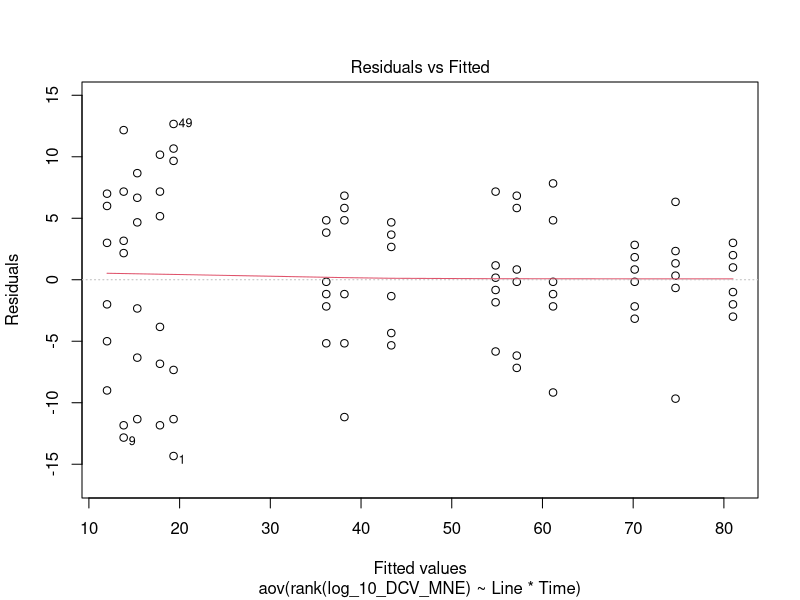
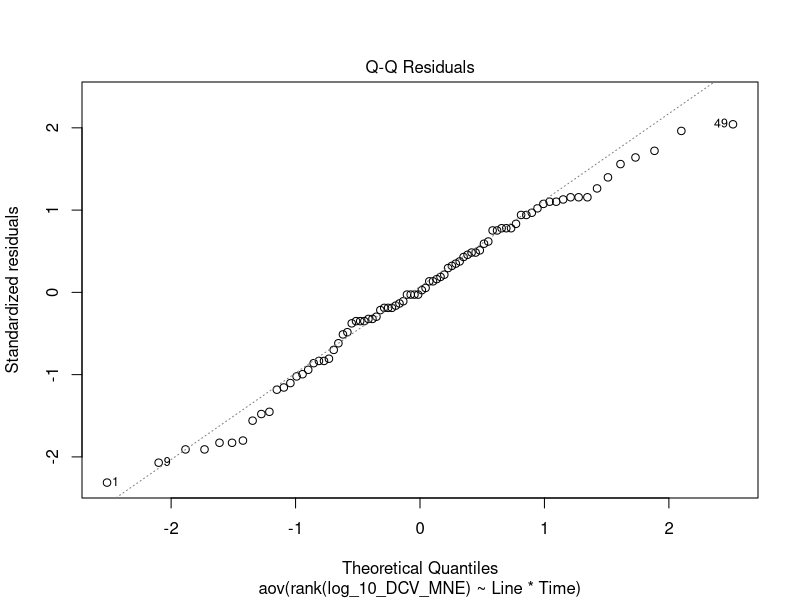
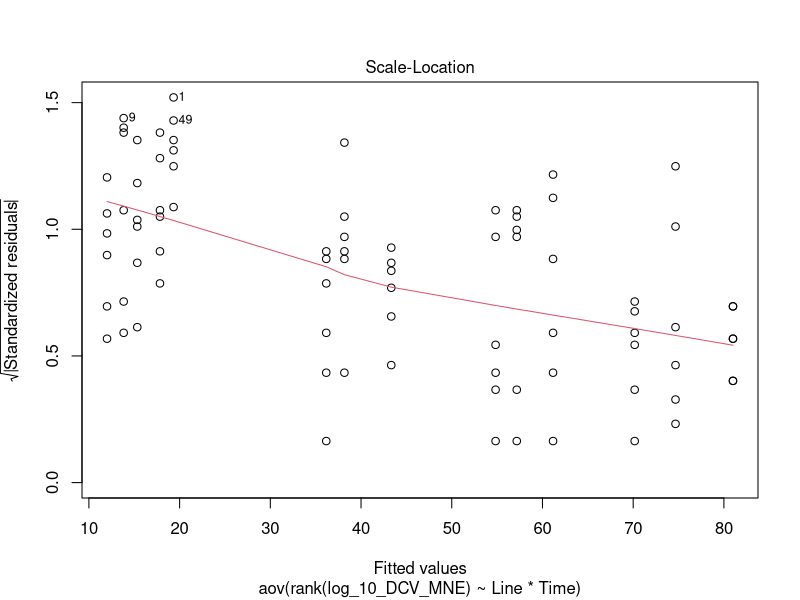
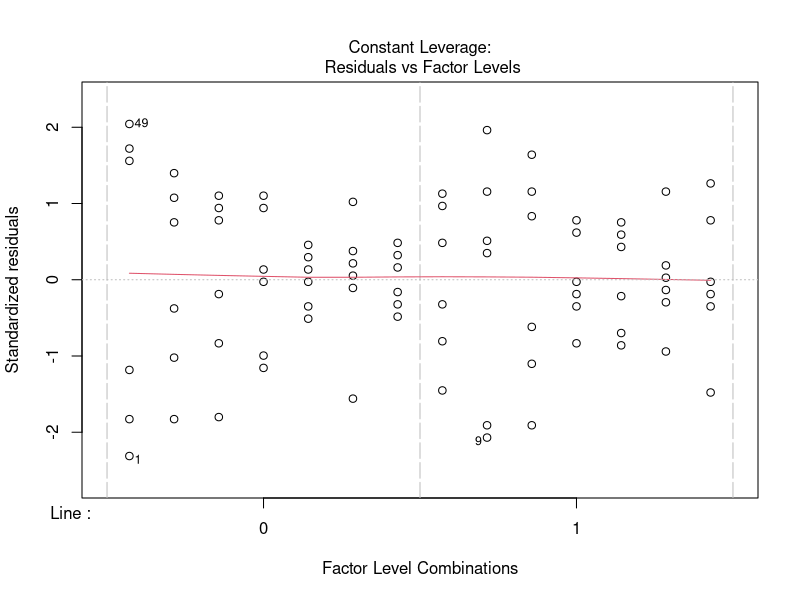
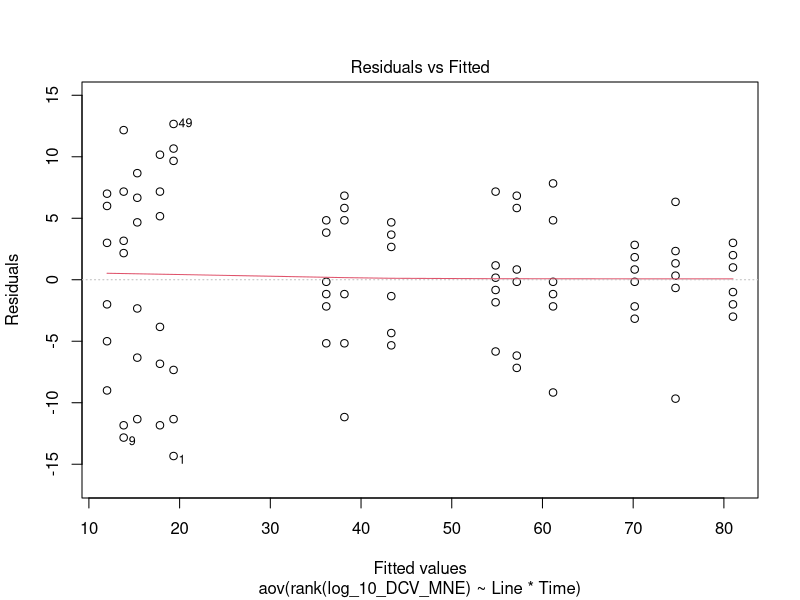
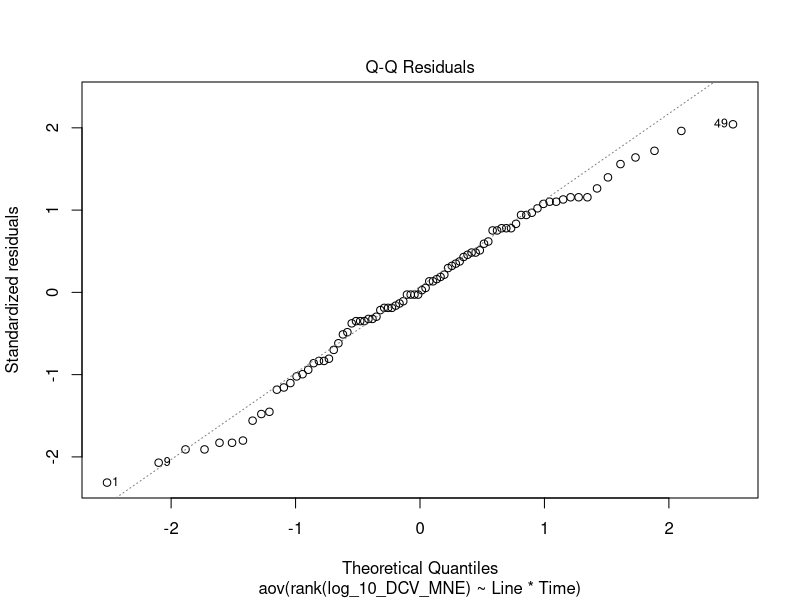
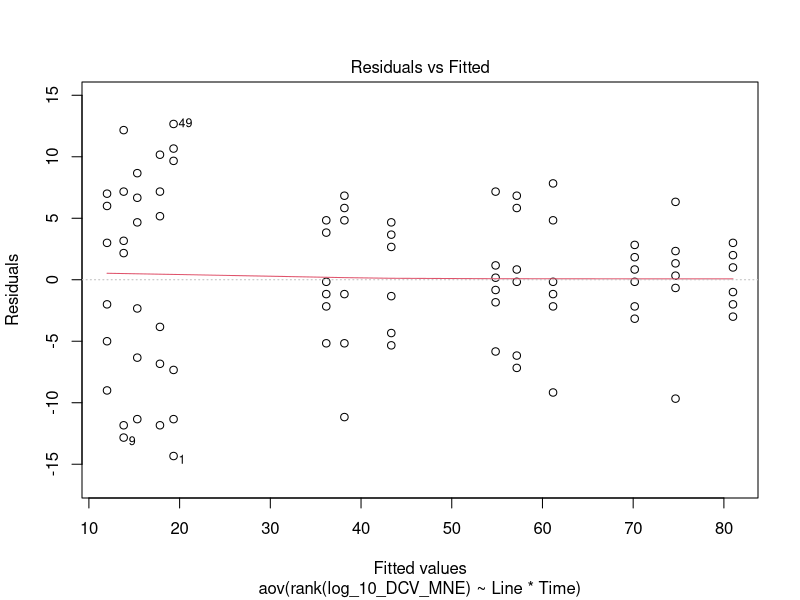
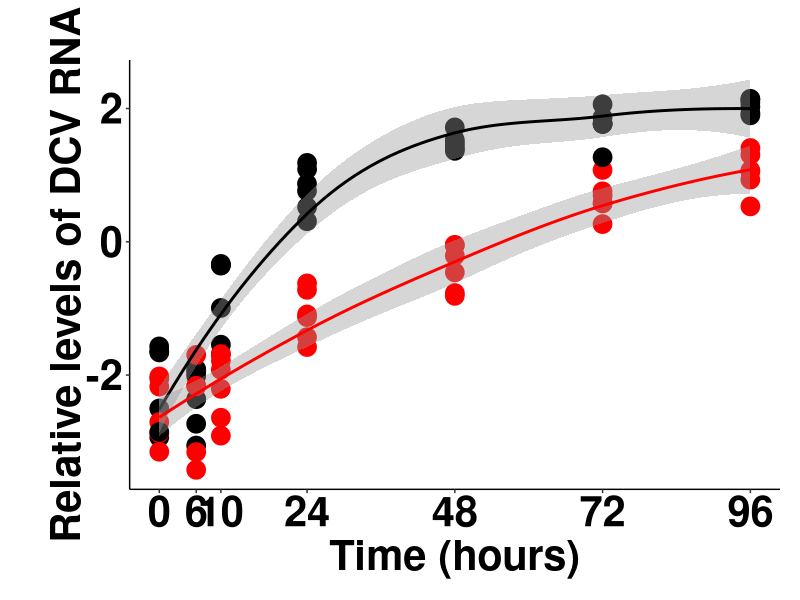

These figures' R source, in order: (Note: this script raises an error after producing the figures.)
## ---- chunk 1
library(tidyverse)
library(car)
library(emmeans)
library(rstatix)
## ---- chunk 2
# Importing raw Ct values
data_DCV_acc<- as.data.frame(read_csv("Accumulation_DCV_Figure_1_B_data.csv"))

# Importing sample ID information
data_ID <- as.data.frame(read_csv("Accumulation_DCV_Figure_1_B_data_sample_ID.csv"))
## ---- chunk 3
# Seting the data
Data <- data_DCV_acc

#Sets % SEM cutoff for samples (default 20%)
SEMCutoff = 20

# Do you wish to automatically censor data over the above SEM% threshold? 0 = no, 1 = yes (default yes)
UseCutoff = 1

# Change std Amp. efficiency if necessary
TarAmp = 1.79 # DCV primer efficiency derived previously in the lab 
RefAmp = 1.64 # rpl32 primer efficiency derived previously in the lab  

# Sorting the data for analysis

Normalised <-
  data.frame("Sample", "MNE", "SE of MNE", "SE of MNE as % (x<=20%)")
i = 0
val = 1:nrow(Data)
val <- val[seq(1, (length(val)), 2)]
w = unlist(c(Data[4]))
x = unlist(c(Data[3]))
y = unlist(c(Data[2]))
s = matrix(x, nrow = 1, ncol = nrow(Data))
v = matrix(w, nrow = 1, ncol = nrow(Data))
t = matrix(y, nrow = nrow(Data), ncol = 1)
list <-
  data.frame("Censored Samples", "MNE", "SE of MNE", "SE of MNE as % (x>25%)")

# For loop processes all the data and adds it to the dataframe
for (i in val) {
  # Calculates MNE of Duplicates
  MNE2 = (RefAmp ^ ((v[1, i] + v[1, i + 1]) / 2)) / (TarAmp ^ ((s[1, i] +
                                                                  s[1, i + 1]) / 2))
  
  # Calculates SE of MNE
  SEofCTTAR = sd(c(s[1, i], s[1, i + 1])) / sqrt(2)
  SEofCTREF = sd(c(v[1, i], v[1, i + 1])) / sqrt(2)
  
  SEofMNE = MNE2 * (((log(TarAmp) * SEofCTTAR) ^ 2) + ((log(RefAmp) * SEofCTREF) ^
                                                         2)) ^ .5
  
  # Calculates SE of MNE as %
  SEofMNEasP = (SEofMNE / MNE2) * 100
  
  # Adds each set of data to the data frame (you may wish to change the digits= option to be smaller if you wish)
  if (UseCutoff == 1) {
    if (SEofMNEasP > SEMCutoff) {
      cat(
        "Sample:",
        t[i, 1],
        "was censored due to exceeding SEM cutoff of",
        SEMCutoff,
        "with a value of",
        (round(SEofMNEasP, digits = 2)),
        "\n"
      )
      list[nrow(list) + 1,] = c(
        t[i, 1],
        round(MNE2, digits = 10),
        round(SEofMNE, digits = 5),
        round(SEofMNEasP, digits = 2)
      )
    }
    else {
      Normalised[nrow(Normalised) + 1,] = c(
        t[i, 1],
        round(MNE2, digits = 10),
        round(SEofMNE, digits = 5),
        round(SEofMNEasP, digits = 2)
      )
    }
  }
  else {
    Normalised[nrow(Normalised) + 1,] = c(
      t[i, 1],
      round(MNE2, digits = 10),
      round(SEofMNE, digits = 5),
      round(SEofMNEasP, digits = 2)
    )
  }
}

View(Normalised)

## ---- chunk 4
# Formats the analysed dataset
MNE <- Normalised %>%
  rename(
    Sample = X.Sample.,
    DCV_MNE = X.MNE.,
    DCV_SE_MNE = X.SE.of.MNE.,
    DCV_SE_Percent = X.SE.of.MNE.as....x..20...
  ) %>%
  slice(-1) %>% 
  select(Sample, everything())

# Visualize the data frame
View(MNE)
## ---- chunk 5
# Formats the censored data set
SEM_censored <- list %>%
  rename(
    Sample_file = X.Censored.Samples.,
    MNE = X.MNE.,
    SE_MNE = X.SE.of.MNE.,
    SE_Percent = X.SE.of.MNE.as....x.25...
  ) %>%
  mutate(Sample_file = as.character(Sample_file)) %>%
  slice(-1)

# Visualize the data set
SEM_censored # There should be no data censored
## ---- chunk 6
# Ensure consistent format for the sample number
MNE$Sample <- as.double(MNE$Sample)
data_ID$Sample <- as.double(data_ID$Sample)

# Joining the MNE dataframe with the sample ID dataframe 
data_MNE <- full_join(data_ID, MNE, by = join_by(Sample))
## ---- chunk 7
# Coding the factors correctly 
data_MNE$DCV_MNE <- as.numeric(data_MNE$DCV_MNE)

# Log-transforming data
data_MNE <- data_MNE %>% 
  mutate(log_10_DCV_MNE = log10(DCV_MNE)) 

# Sub-setting time points that have full replicates 
data_MNE_sub <- subset(data_MNE, Time != "240") %>% 
  subset( Time != "168") 

# Formatting the data for analysis 
data_anova <- data_MNE_sub %>% 
  select(log_10_DCV_MNE, Time, Line, Replicate, Sample) %>% 
  mutate(Line = as.factor(Line)) %>% 
  mutate(Time = as.factor(Time))
## ---- chunk 8

DCV_rank1 <- aov(rank(log_10_DCV_MNE) ~ 
                  Line * 
                  Time , 
                data = data_anova)

DCV_rank2 <- aov(rank(log_10_DCV_MNE) ~ 
                  Line + 
                  Time , 
                data = data_anova) #Best fit model

DCV_rank3 <- aov(rank(log_10_DCV_MNE) ~ 
                  Time , 
                data = data_anova) 

DCV_rank4 <- aov(rank(log_10_DCV_MNE) ~ 
                  Line , 
                data = data_anova)


# Finding the best fit model
AIC(DCV_rank1, DCV_rank2) 
AIC(DCV_rank2, DCV_rank3)
AIC(DCV_rank2, DCV_rank4)

# Summary of analysis 
summary(DCV_rank1) # Best fit 
## ---- chunk 9
# Visually Check 
plot(DCV_rank1)

# Extract residuals and fitted values
DCV_rank1_fitted <- fitted(DCV_rank1)
DCV_rank1_res <- residuals(DCV_rank1)

# 1. Homogeneity of variances
plot(DCV_rank1, 1)
leveneTest(log_10_DCV_MNE ~ 
             Line , 
           data = data_anova)

# 2. Normality
plot(DCV_rank1, 2)

# Run Shapiro-Wilk test on residuals
shapiro_test(residuals(DCV_rank1))

# 3. Outliers 
plot(DCV_rank1, 1)
outlierTest(DCV_rank1) # No outliers
## ---- chunk 10

# Computes estimated marginal means for factor combos
emmeans(DCV_rank1, pairwise ~ Time | Line)

# Tells at which time points MNE of DCV is different between flies
em_out_category <- emmeans(DCV_rank1,  ~ Line | Time) 

em_summary <- 
em_out_category %>% 
  pairs() %>% 
  test(joint = TRUE)

# Output
print(em_out_category) # Means at each timepoint
print(em_summary) # Summary of which times Wol has an impact
pairs(em_out_category) # More detailed analyss of time Wolbachia has an impact

## ---- chunk 11

# Converting Time back into appropriate
data_anova$Time <- as.character(data_anova$Time)
data_anova$Time <- as.double(data_anova$Time)

# Creating plot object
DCV_plot <-ggplot(data_anova) +
  geom_jitter(
    aes(Time, log_10_DCV_MNE, col = Line),
    size = 6,
    position = position_jitter(width = 0.01),
    show.legend = FALSE
  ) +
  geom_smooth(aes(Time, log_10_DCV_MNE, group = Line, col = Line), show.legend = FALSE, inherit.aes = FALSE, method = 'loess', span = 1) +
  scale_color_manual(values = c("black", "red")) +
  scale_fill_manual(values = c("black", "red")) +  # Specify the fill colors for Line = 0 and Line = 1
  theme_classic() +
  scale_x_continuous(breaks = unique(data_anova$Time), labels = unique(data_anova$Time)) + # set time axis to correspond to actual time points
  labs(x = "Time (hours)",
       y = expression(bold(
         "Relative levels of DCV RNA"
       ))) +
  theme(
    plot.margin = unit(c(3, 1, 1, 2), "lines"),
    axis.title = element_text(
      size = 30,
      face = "bold",
      colour = "black"
    ),
    axis.title.y = element_text(
      size = 30,
      face = "bold",
      colour = "black",
      hjust = 0.5,
      vjust = 0.1
    ),
    axis.text = element_text(
      size = 30,
      face = "bold",
      colour = "black"
    ),
    plot.title = element_text(size = 30)
  ) +
  guides(fill = FALSE, colour = FALSE)

## ---- chunk 12
# Exporting stats output
sink("Accumulation_DCV_Figure_1_B_stats_output_anova.txt") # change file name
summary(DCV_rank1) # prints coxme output to txt file UP TO HERE
sink() # closes the connection **CRITICAL**

sink("Accumulation_DCV_Figure_1_B_stats_output_anova_call.txt") # change file name
print(DCV_rank1) # prints coxme output to txt file UP TO HERE
sink() # closes the connection **CRITICAL**

# Exporting interaction summary 
sink("Accumulation_DCV_Figure_1_B_stats_output_emmean_means.txt") # change file name
print(em_out_category) # Means at each timepoint
sink() # closes the connection **CRITICAL**

# Exporting Summary of the times at which Wol has an impact
sink("Accumulation_DCV_Figure_1_B_stats_output_emmean_summary.txt") # change file name
print(em_summary) # Summary of which times Wol has an impact
sink() # closes the connection **CRITICAL**

# Exporting Summary of the times at which Wol has an impact
sink("Accumulation_DCV_Figure_1_B_stats_output_emmean_summary_detailed.txt") # change file name
pairs(em_out_category) # More detailed analyss of time Wolbachia has an impact
sink() # closes the connection **CRITICAL**

# Exporting figure
today <- Sys.Date()
date <- format(today, format = "%y%m%d")
name <- paste(date, "Figure", "1", "B",  sep = "_")
pdf_name <- paste(name, "pdf", sep = ".")
ggsave(filename = pdf_name,
       plot = DCV_plot, 
       width = 15, 
       height = 7.5)

## ---- chunk 13

# Fitting the model 
DCV_aov1 <- aov(log_10_DCV_MNE ~ 
                  Line * 
                  Time , 
                data = data_anova)

DCV_aov2 <- aov(log_10_DCV_MNE ~ 
                  Line + 
                  Time , 
                data = data_anova) #Best fit model

DCV_aov3 <- aov(log_10_DCV_MNE ~ 
                  Time , 
                data = data_anova) 

DCV_aov4 <- aov(log_10_DCV_MNE ~ 
                  Line , 
                data = data_anova)


# Finding the best fit model
AIC(DCV_aov1, DCV_aov2) 
AIC(DCV_aov2, DCV_aov3)
AIC(DCV_aov2, DCV_aov4)


# Summary of analysis 
summary(DCV_aov1) # Best fit 

# Summary statistics
require("dplyr")
group_by(data_anova, Line, Time) %>%
  summarise(
    count = n(),
    mean = mean(log_10_DCV_MNE, na.rm = TRUE),
    sd = sd(log_10_DCV_MNE, na.rm = TRUE)
  )
## ---- chunk 14
# Multiple comparisons 
TukeyHSD(DCV_aov1,
         which = "Time")
## ---- chunk 15

# Visually Check 
plot(DCV_aov1)

# Extract residuals and fitted values
DCV_aov1_fitted <- fitted(DCV_aov1)
DCV_aov1_res <- residuals(DCV_aov1)

# 1. Homogeneity of variances
plot(DCV_aov1, 1)
leveneTest(log_10_DCV_MNE ~ 
                  Line , 
                data = data_anova)

# 2. Normality
plot(DCV_aov1, 2)

# Run Shapiro-Wilk test on residuals
shapiro_test(residuals(DCV_aov1))

# 3. Outliers 
plot(DCV_aov1, 1)
outlierTest(DCV_aov1) # No outliers
